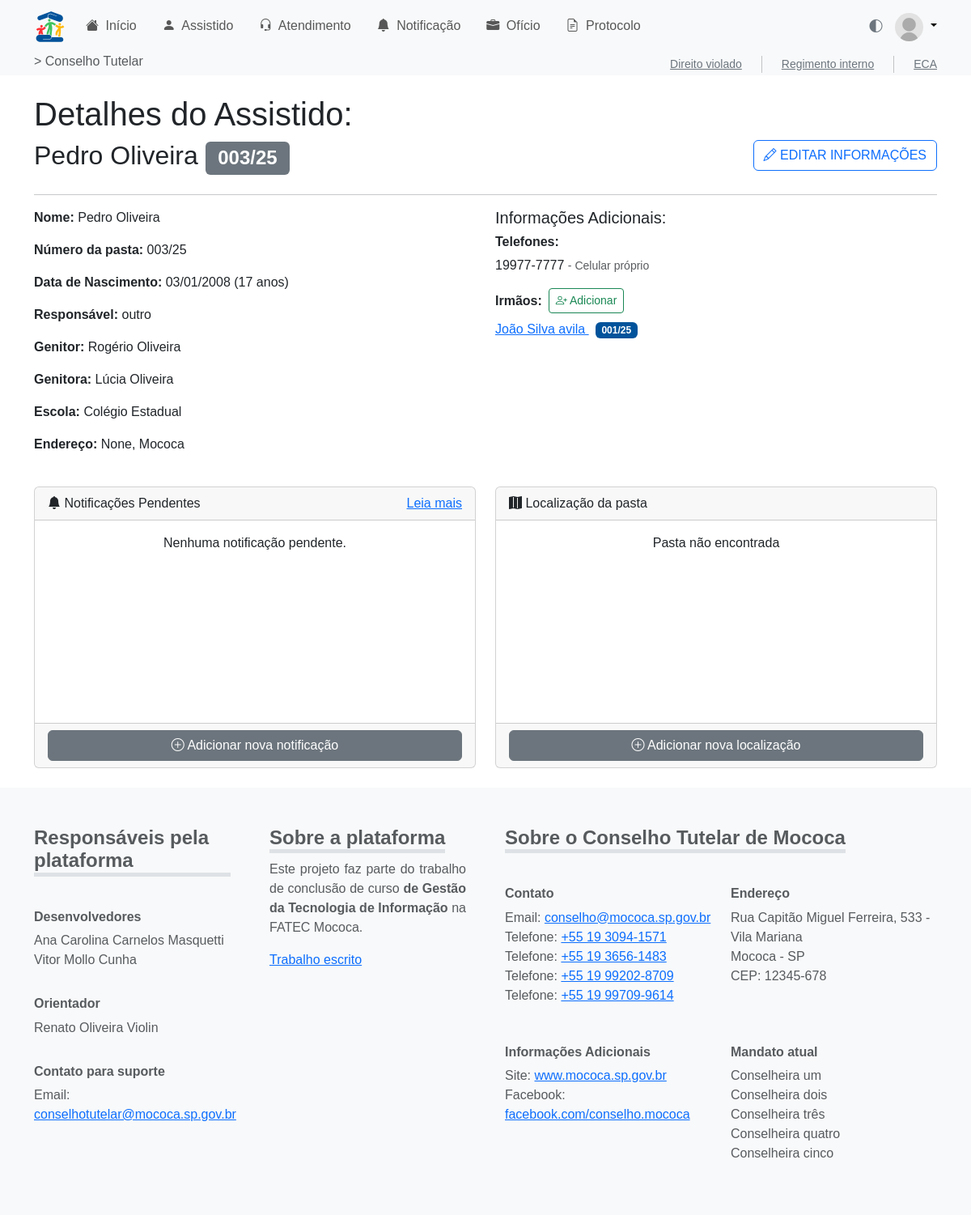
The app's page /assistido/detalhe/3/, older data.
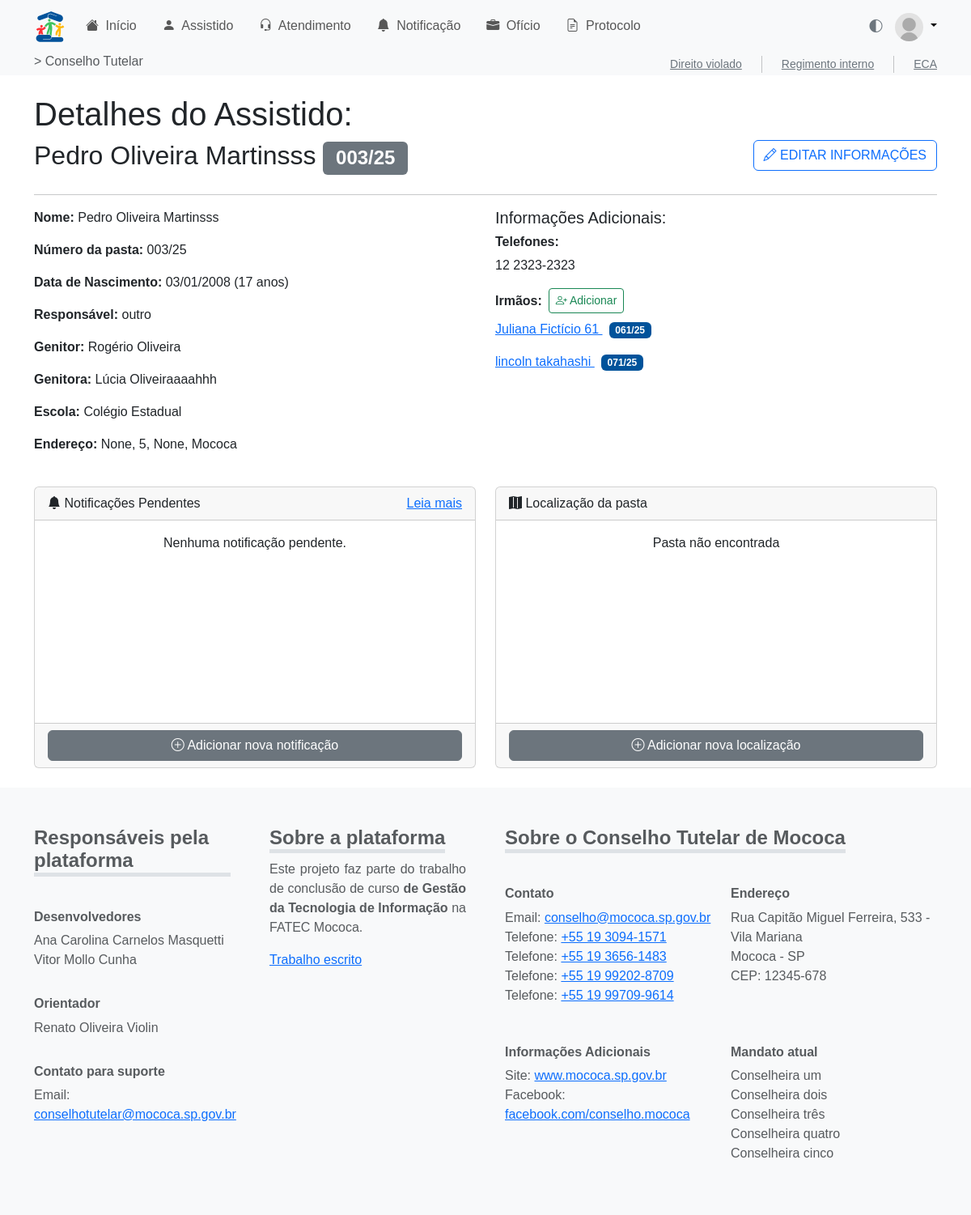
The same page, newer data.
### assistido/models.py (models this page shows, shortened)
class Assistido(models.Model):
    id_assist = models.AutoField(primary_key=True)
    nmcompleto_assist = models.CharField(max_length=255)
    numero_assist = models.CharField(max_length=50, blank=True, null=True)
    dn_assist = models.DateField(blank=True, null=True)  # Data de nascimento
    nmgenitor_assist = models.CharField(max_length=255, blank=True, null=True)
    nmgenitora_assist = models.CharField(max_length=255, blank=True, null=True)
    DTCADASTRO = models.DateTimeField(auto_now_add=True, verbose_name='Data de Cadastro')
    TIPOS_RESPONSAVEL = [
        ("tio", "Tio"),
        ("tia", "Tia"),
        ("avo", "Avô/Avó"),
        ("primo", "Primo/Prima"),
        ("outro", "Outro"),
    ]
    nmresponsavel_assist = models.CharField(
        max_length=50, choices=TIPOS_RESPONSAVEL, default="outro"
    )
    outro_responsavel = models.CharField(
        max_length=255, blank=True, null=True,
        help_text="Preencher se o tipo do responsável for 'Outro'."
    )
    escola_assist = models.CharField(max_length=255, blank=True, null=True)
    rua_assist = models.CharField(max_length=255, blank=True, null=True)
    bairro_assist = models.CharField(max_length=100, blank=True, null=True)
    cidade_assist = models.CharField(max_length=100, blank=True, null=True)
    numerocasa_assist = models.CharField(max_length=20, blank=True, null=True)
    id_conselheira = models.ForeignKey(
        Conselheira,
        on_delete=models.SET_NULL,
        null=True,
        blank=True,
        related_name='assistidos'
    )
    gestante_assist = models.BooleanField(default=False)
    arquivomorto_assist = models.BooleanField(default=False)
    arquivado_assist = models.BooleanField(default=False)
    filaarquivomorto_assist = models.BooleanField(default=False)
    dtarquivomorto_assist = models.DateField(blank=True, null=True)

class Telefone(models.Model):
    id_telefone = models.AutoField(primary_key=True)
    id_assist = models.ForeignKey(
        Assistido,
        on_delete=models.CASCADE,
        related_name="telefones"
    )
    numero_telefone = models.CharField(max_length=20)
    obs_telefone = models.TextField(blank=True, null=True)

### assistido/views.py (the view)
# urls.py: path('detalhe/<int:id_assist>/', views.detalhe_assistido, name='detalhe'),
def detalhe_assistido(request, id_assist):
    import json
    assistido = get_object_or_404(Assistido, id_assist=id_assist)
    form = AddIrmaoForm(id_assist)
    assistidos_list = [
        {'id': a.id_assist, 'nome': a.nmcompleto_assist}
        for a in form.fields['irmao'].queryset
    ]
    assistidos_json = json.dumps(assistidos_list)
    from assistido.models import Irmaos
    irmaos_1 = Irmaos.objects.filter(id_assist_1=assistido).values_list('id_assist_2', flat=True)
    irmaos_2 = Irmaos.objects.filter(id_assist_2=assistido).values_list('id_assist_1', flat=True)
    irmaos_ids = set(irmaos_1).union(set(irmaos_2))
    irmaos_ids.discard(assistido.id_assist)
    irmaos = Assistido.objects.filter(id_assist__in=irmaos_ids)
    localizadores = assistido.localizadores.all().order_by('-dt_local')
    return render(request, 'assistido/detalhe.html', {
        'assistido': assistido,
        'form': form,
        'assistidos_json': assistidos_json,
        'assistidos_list': assistidos_list,
        'irmaos': irmaos,
        'localizadores': localizadores
    })

### assistido/templates/assistido/detalhe.html (shortened to what this page needs)
{% extends 'base.html' %}
{% load assistido_extras %}
{% block content %}
<main class="container my-4">
    <h1>Detalhes do Assistido: </h1>
    <div class="d-flex w-100 justify-content-between align-content-center">
                                <h2>{{ assistido.nmcompleto_assist }} <span class="badge text-bg-secondary">{{ assistido.numero_assist }}/{{ assistido.DTCADASTRO|date:'y' }}</span></h2>
                                <div>
                                    <button class="btn btn-outline-primary text-uppercase" data-bs-toggle="modal" data-bs-target="#modalEditarAssistido">
                                        <i class="bi bi-pencil"></i> Editar Informações
                                    </button>
                                </div>
    </div>
    <hr>
    <div class="row g-4">
        <div class="col-12 col-md-6">
            <p><strong>Nome:</strong> {{ assistido.nmcompleto_assist }}</p>
            <p><strong>Número da pasta:</strong> {{ assistido.numero_assist }}/{{ assistido.DTCADASTRO|date:'y' }}</p>
            <p><strong>Data de Nascimento:</strong> {{ assistido.dn_assist|date:'d/m/Y' }}{% if assistido.dn_assist %} ({{ assistido.dn_assist|age }} anos){% endif %}</p>
            <p><strong>Responsável:</strong> {{ assistido.nmresponsavel_assist }}{% if assistido.nmresponsavel_assist == 'outro' and assistido.outro_responsavel %} - {{ assistido.outro_responsavel }}{% endif %}</p>
            <p><strong>Genitor:</strong> {{ assistido.nmgenitor_assist }}</p>
            <p><strong>Genitora:</strong> {{ assistido.nmgenitora_assist }}</p>
            <p><strong>Escola:</strong> {{ assistido.escola_assist }}</p>
            <p><strong>Endereço:</strong> {{ assistido.rua_assist }}{% if assistido.numerocasa_assist %}, {{ assistido.numerocasa_assist }}{% endif %}{% if assistido.bairro_assist %}, {{ assistido.bairro_assist }}{% endif %}{% if assistido.cidade_assist %}, {{ assistido.cidade_assist }}{% endif %}</p>
        </div>
        <div class="col-12 col-md-6">
            <h5>Informações Adicionais:</h5>
            <h6> <b>Telefones:</b></h6>
            {% for tel in assistido.telefones.all %}
                <p>{{ tel.numero_telefone|format_telefone }}{% if tel.obs_telefone %} <small class="text-muted">- {{ tel.obs_telefone}}</small>{% endif %}</p>
                {% empty %}
                <p class="text-muted">Nenhum telefone cadastrado.</p>
            {% endfor %}
            <div class="d-flex align-items-center mb-2">
                    <h6 class="mb-0 me-2"><b>Irmãos:</b></h6>
                    <button type="button" class="btn btn-sm btn-outline-success" data-bs-toggle="modal" data-bs-target="#addIrmaoModal">
                            <i class="bi bi-person-plus"></i> Adicionar
                    </button>
            </div>
            {% if irmaos %}
                {% for irmao in irmaos %}
                    <p>
                        <a href="{% url 'assistido:detalhe' irmao.id_assist %}" target="_blank">
                            {{ irmao.nmcompleto_assist }}
                            <span class="badge text-bg-primary ms-2">{{ irmao.numero_assist }}/{{ irmao.DTCADASTRO|date:'y' }}</span>
                        </a>
                    </p>
                {% endfor %}
            {% endif %}
        </div>
        <div class="col-12 col-md-6">
            <div class="card">
                <div class="card-header d-flex align-items-center justify-content-between">
                    <span class="me-2">
                        <i class="bi bi-bell-fill"></i>
                    Notificações Pendentes
                    </span>
                    <span>
                        <a href="">Leia mais</a>
                    </span>
                </div>
                <div class="card-body" style="height: 250px;">
                    <div class="w-100 h-100 overflow-auto">
                        {% if notificacoes %}
                            <ul class="list-group">
                                {% for not in notificacoes %}
                                    <li class="list-group-item">
                                        {{ not }}
                                    </li>
                                {% endfor %}
                            </ul>
                        {% else %}
                            <p class="text-center">Nenhuma notificação pendente.</p>
                        {% endif %}
                    </div>
                </div>
                <div class="card-footer">
                    <button type="button" class="btn btn-secondary w-100">
                        <i class="bi bi-plus-circle"></i> Adicionar nova notificação
                    </button>
                </div>
            </div>
        </div>
        <div class="col-12 col-md-6">
            <div class="card">
                <div class="card-header d-flex align-items-center justify-content-between">
                    <span class="me-2">
                        <i class="bi bi-map-fill"></i>
                    Localização da pasta
                    </span>
                </div>
                <div class="card-body" style="height: 250px;">
                    {% if localizadores %}
                        <div class="w-100 h-100 overflow-auto">
                            <table class="table table-hover">
                                <thead>
                                    <tr>
                                        <th>Data</th>
                                        <th>Localização</th>
                                    </tr>
                                </thead>
                                <tbody>
                                    {% for loc in localizadores %}
                                        <tr>
                                            <td>{{ loc.dt_local|date:'d/m/Y' }}</td>
                                            <td>{{ loc.destino_local }}</td>
                                        </tr>
                                    {% endfor %}
                                </tbody>
                            </table>
                        </div>
                    {% else %}
                        <div class="w-100 h-100 d-flex  justify-content-center">
                            <span>Pasta não encontrada</span>
                        </div>
                    {% endif %}
                </div>
                <div class="card-footer">
                    <button type="button" class="btn btn-secondary w-100" data-bs-toggle="modal" data-bs-target="#addLocalModal">
                        <i class="bi bi-plus-circle"></i> Adicionar nova localização
                    </button>
                </div>
            </div>
        </div>
    </div>
</main>
{% endblock %}

Row changes from the older to the newer data that the page shows:
removed Telefone: numero_telefone "19977-7777", obs_telefone "Celular próprio"
removed Assistido: nmcompleto_assist "João Silva avila", numero_assist "001", DTCADASTRO "25"
changed Assistido "outro": nmcompleto_assist "Pedro Oliveira" → "Pedro Oliveira Martinsss"; nmgenitora_assist "Lúcia Oliveira" → "Lúcia Oliveiraaaahhh"; numerocasa_assist (not shown) → "5"; bairro_assist (not shown) → "None"
added Telefone: numero_telefone "12 2323-2323"
now on this page (row unchanged): Assistido: nmcompleto_assist "Juliana Fictício 61", numero_assist "061", DTCADASTRO "25"
added Assistido: nmcompleto_assist "lincoln takahashi", numero_assist "071", DTCADASTRO "25"
